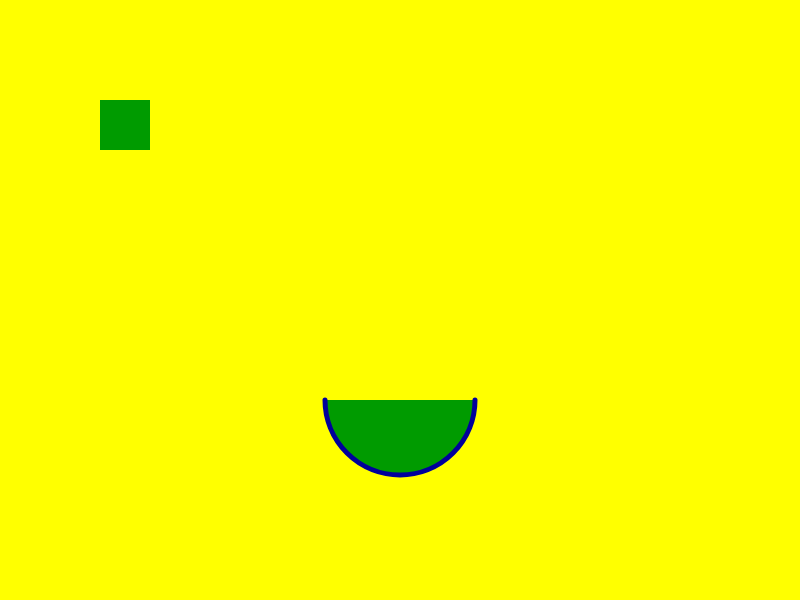
Frame 1 (no input)
Frame 60 (no input): identical to frame 1, image omitted
Frame 120 (the mouse pressed at the canvas centre since frame 60): identical to frame 1, image omitted

The p5.js sketch that drew this single still picture (run headless with seeded random() and noise() and a simulated clock; from frame 60 on, the mouse is pressed at the canvas centre):

// p5.js sketch
// ── sketch.js
function setup() {
  // put setup code here
  createCanvas(800, 600);
  background(255, 255, 0);

  strokeWeight(5);
  fill(0, 155, 0);
  stroke(0, 0, 155);
  // noFill();

  arc(400, 400, 150, 150, 0, PI);

  strokeWeight(10);
  noStroke();
  rect(100, 100, 50, 50);
}

function draw() {
  // put drawing code here
}
